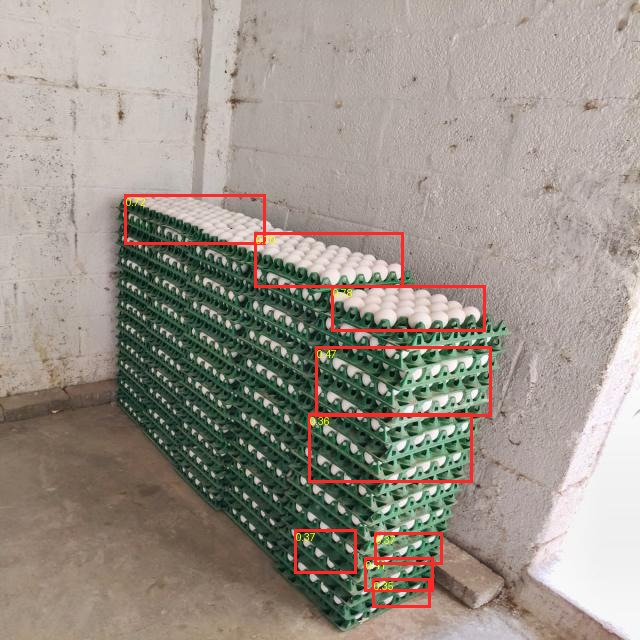
#> input picture accuracy-evaluation/detections/img01.jpg, 640 x 640 px
$ python -i stack_measurement.py   (imports and definitions only)   (older library calls are emulated)
#> lines starting #> are read from the running program, lines starting #| are printed output that depends on the picture
### backend/app/vision/layer_signal.py
from __future__ import annotations

from dataclasses import dataclass

import cv2
import numpy as np
from scipy.ndimage import gaussian_filter1d
from scipy.signal import find_peaks

from app.config import Settings


@dataclass(frozen=True)
class LayerCountResult:
    tray_count: int | None
    detected_layers: int
    inferred_internal_layers: int
    pitch_px: float | None
    periodicity_error: float
    peak_prominence_mean: float
    quality: float
    peak_positions: tuple[int, ...]
    signal: np.ndarray
    reason: str | None = None


def horizontal_structure_signal(rectified: np.ndarray, side_margin_fraction: float) -> np.ndarray:
    gray = cv2.cvtColor(rectified, cv2.COLOR_BGR2GRAY) if rectified.ndim == 3 else rectified
    blurred = cv2.GaussianBlur(gray, (3, 3), 0)
    sobel_y = cv2.Sobel(blurred, cv2.CV_32F, dx=0, dy=1, ksize=3)
    edges = np.abs(sobel_y)
    width = edges.shape[1]
    margin = min(width // 3, max(0, round(width * side_margin_fraction)))
    core = edges[:, margin : width - margin] if width - 2 * margin >= 8 else edges
    signal = np.mean(core, axis=1).astype(np.float64)
    signal = gaussian_filter1d(signal, sigma=1.2)
    median = float(np.median(signal))
    mad = float(np.median(np.abs(signal - median)))
    scale = max(1.4826 * mad, 1e-6)
    return (signal - median) / scale


# [98 lines left out: functions estimate_pitch, count_layers, not called in this run]

### backend/app/vision/stack_measurement.py
"""Local research candidate. No truth files, fixed stack count, or inventory certification."""

from __future__ import annotations

import cv2
import numpy as np
from scipy.ndimage import gaussian_filter1d
from scipy.signal import find_peaks

from app.vision.hybrid import HeightCalibration, HeightSample
from app.vision.layer_signal import horizontal_structure_signal
from app.vision.rectification import rectify_face


# [127 lines left out: functions calibrated_height_evidence, localize_stacks, rectify_native, not called in this run]


def _correlation(signal: np.ndarray) -> np.ndarray:
    centered = signal - np.mean(signal)
    result = np.correlate(centered, centered, "full")[len(signal) - 1 :]
    return result / result[0] if result[0] > 1e-9 else np.zeros_like(result)


def analyze_rims(
    image: np.ndarray, *, min_pitch: int = 6, max_pitch: int = 90, rf_centres: tuple[float, ...] = ()
) -> dict:
    """Rank bands rather than count both edges; preserve harmonic alternatives.

    Scores are diagnostic signal support, NEVER probabilities or calibrated fusion.
    White/dark bands are competing physical-feature interpretations, not additive.
    """
    if image.ndim not in (2, 3) or min(image.shape[:2]) < 8:
        raise ValueError("A nonempty rectified stack face is required")
    if min_pitch < 3 or max_pitch <= min_pitch:
        raise ValueError("Invalid pitch bounds")
    if any(not np.isfinite(y) or not 0 <= y < image.shape[0] for y in rf_centres):
        raise ValueError("RF centres must be in rectified image coordinates")
    gray = cv2.cvtColor(image, cv2.COLOR_BGR2GRAY) if image.ndim == 3 else image
    margin = max(1, image.shape[1] // 10)
    profile = gaussian_filter1d(gray[:, margin:-margin].mean(axis=1), 1.0)
    signed = gaussian_filter1d(cv2.Sobel(gray, cv2.CV_64F, 0, 1)[:, margin:-margin].mean(1), 1.0)
    absolute = horizontal_structure_signal(image, 0.1)
    ac, edge_ac = _correlation(profile), _correlation(absolute)
    upper = min(max_pitch, len(profile) // 3)
    seeds = set()
    for correlation in (ac, edge_ac):
        indices, _ = find_peaks(correlation)
        seeds.update(int(p) for p in indices if min_pitch <= p <= upper and correlation[p] > 0.08)
    prominence = max(2.0, float(np.std(profile)) * 0.4)
    bands = {}
    for polarity, values in [("bright", profile), ("dark", -profile)]:
        centres, properties = find_peaks(values, distance=3, prominence=prominence)
        bands[polarity] = (centres, properties["prominences"])
        if len(centres) > 2:
            seeds.add(round(float(np.median(np.diff(centres)))))
    pitches = sorted(
        {
            round(p * factor)
            for p in seeds
            for factor in (0.5, 1, 2)
            if min_pitch <= round(p * factor) <= upper
        }
    )
    candidates = []
    for pitch in pitches:
        for polarity, values in [("bright", profile), ("dark", -profile)]:
            raw, _ = bands[polarity]
            centres, props = find_peaks(values, distance=max(3, round(pitch * 0.55)), prominence=prominence)
            if len(centres) < 3:
                continue
            intervals = []
            # Each extremum has one rise/fall pair; no summing opposite polarities.
            direction = 1 if polarity == "bright" else -1
            for centre in centres:
                a, b = (
                    max(0, centre - round(pitch * 0.45)),
                    min(len(profile) - 1, centre + round(pitch * 0.45)),
                )
                left = a + int(np.argmax(direction * signed[a : centre + 1]))
                right = centre + int(np.argmax(-direction * signed[centre : b + 1]))
                intervals.append([int(left), int(right)])
            gaps = np.diff(centres)
            regularity = max(0.0, 1.0 - float(np.mean(np.abs(gaps / pitch - 1))))
            coverage = min(1.0, len(centres) * pitch / len(profile))
            explained = len(centres) / max(1, len(raw))
            paired = float(np.mean([a < c < b for (a, b), c in zip(intervals, centres, strict=True)]))
            # Product rejects half-pitch missing bands and double-pitch discarded bands.
            support = coverage * explained * regularity * paired
            rf_alignment = None
            if rf_centres:
                distances = np.abs(np.asarray(rf_centres)[:, None] - centres[None, :]).min(axis=1)
                rf_alignment = float(np.mean(distances <= pitch * 0.25))
            candidates.append(
                {
                    "pitch_px": pitch,
                    "feature": polarity,
                    "count": len(centres),
                    "centres": centres.tolist(),
                    "intervals": intervals,
                    "support": support,
                    "coverage": coverage,
                    "explained_bands": explained,
                    "regularity": regularity,
                    "edge_pair_fraction": paired,
                    "autocorrelation": float(ac[pitch]),
                    "edge_autocorrelation": float(edge_ac[pitch]),
                    "rf_alignment": rf_alignment,
                    "prominence_mean": float(np.mean(props["prominences"])),
                }
            )
    candidates.sort(key=lambda c: (-c["support"], -c["autocorrelation"], c["pitch_px"]))
    best = candidates[0] if candidates else None
    for index, candidate in enumerate(candidates):
        candidate["selection"] = "exploratory_best" if index == 0 else "retained_alternative"
    return {
        "best": best,
        "hypotheses": candidates,
        "physical_count": None,
        "eligible_count": None,
        "reason": "Band semantics, endpoint completeness and occupancy are unverified",
        "profile": profile.tolist(),
        "signed_sobel": signed.tolist(),
        "absolute_signal": absolute.tolist(),
        "autocorrelation": ac.tolist(),
        "edge_autocorrelation": edge_ac.tolist(),
        "local_spacings": {k: np.diff(v[0]).tolist() for k, v in bands.items()},
        "occupancy": "unknown",
        "height_count": None,
    }

>>> import cv2
>>> picture = cv2.imread('../../../accuracy-evaluation/detections/img01.jpg')
#> picture is the input picture: shape (640, 640, 3); mean B, G, R 137.4, 146.6, 154.5
>>> result = analyze_rims(picture)
#> in analyze_rims, `gray = cv2.cvtColor(image, cv2.COLOR_BGR2GRAY) if image.ndim == 3 else..`:
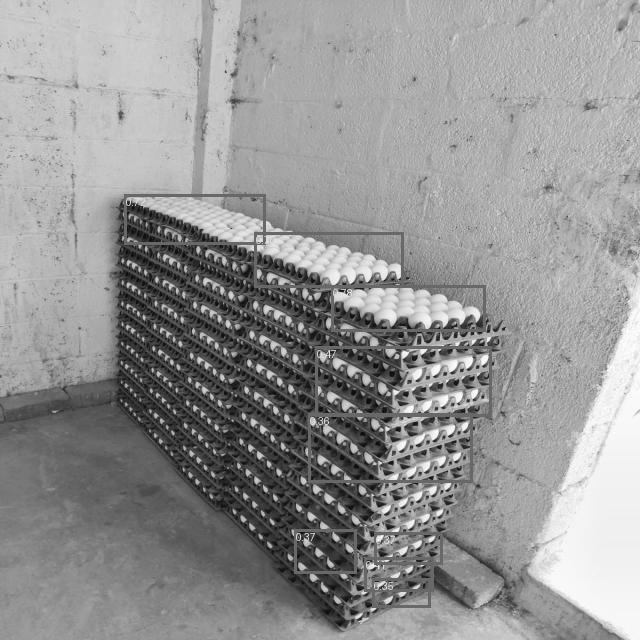
#> gray: shape (640, 640); min 4, max 255, mean 148
#> in analyze_rims, `profile = gaussian_filter1d(gray[:, margin:-margin].mean(axis=1), 1.0)`: profile = 640 values, max 181.5 at index 12, min 98.07 at index 386, mean 139.8
#> in analyze_rims, `signed = gaussian_filter1d(cv2.Sobel(gray, cv2.CV_64F, 0, 1)[:, margin..`: signed = 640 values, max 42.84 at index 197, min -47.9 at index 193, mean -0.231
#> in horizontal_structure_signal, `sobel_y = cv2.Sobel(blurred, cv2.CV_32F, dx=0, dy=1, ksize=3)`:
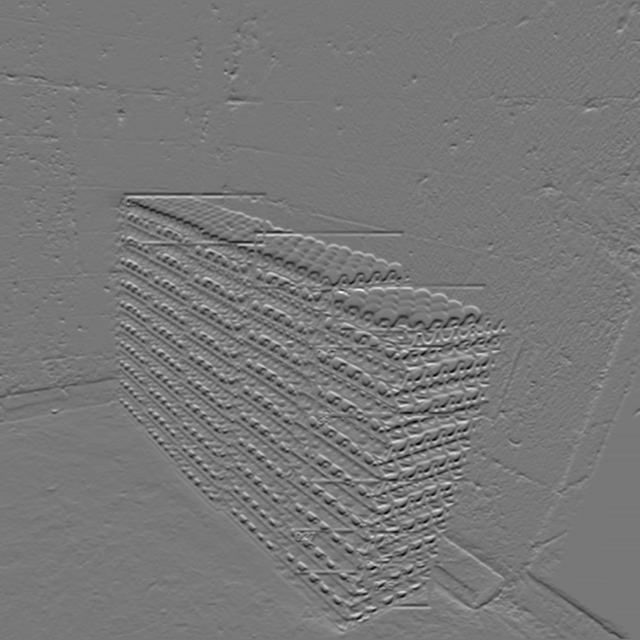
#> sobel_y: shape (640, 640) float32; min -514, max 576, mean -0.3; drawn with min black and max white
#> in horizontal_structure_signal, `edges = np.abs(sobel_y)`:
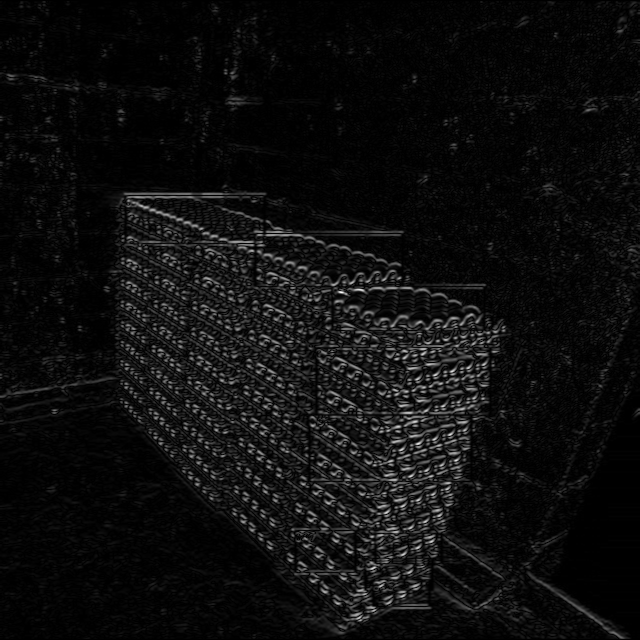
#> edges: shape (640, 640) float32; min 0, max 576, mean 32.5; drawn with min black and max white
#> in horizontal_structure_signal, `core = edges[:, margin : width - margin] if width - 2 * margin >= 8 el..`:
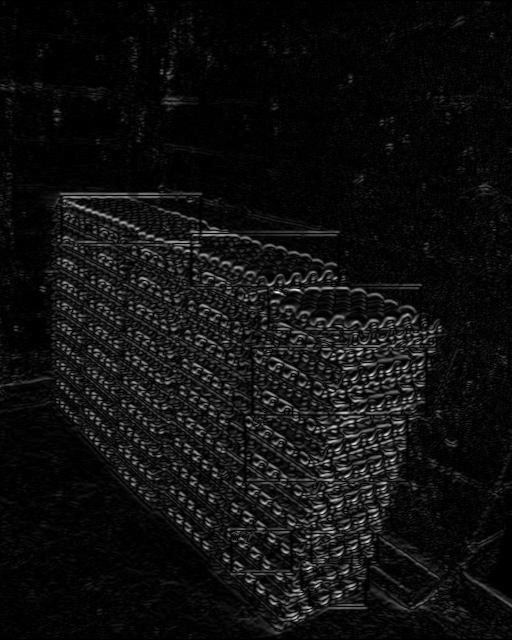
#> core: shape (640, 512) float32; min 0, max 576, mean 36.9; drawn with min black and max white
#> in horizontal_structure_signal, `signal = np.mean(core, axis=1).astype(np.float64)`: signal = 640 values, max 85.61 at index 288, min 0 at index 0, mean 36.88
#> in horizontal_structure_signal, `signal = gaussian_filter1d(signal, sigma=1.2)`: signal = 640 values, max 74.48 at index 288, min 2.97 at index 0, mean 36.88
#> in horizontal_structure_signal, `median = float(np.median(signal))`: median = 38.9
#> in horizontal_structure_signal, `mad = float(np.median(np.abs(signal - median)))`: mad = 21.01
#> in horizontal_structure_signal, `scale = max(1.4826 * mad, 1e-6)`: scale = 31.15
#> in analyze_rims, `absolute = horizontal_structure_signal(image, 0.1)`: absolute = 640 values, max 1.14 at index 288, min -1.15 at index 0, mean -0.0647
#> in _correlation, `centered = signal - np.mean(signal)`: centered = 640 values, max 41.68 at index 12, min -41.75 at index 386, mean 1.14e-14
#> in _correlation, `result = np.correlate(centered, centered, "full")[len(signal) - 1 :]`: result = 640 values, max 548306.4 at index 0, min -253233 at index 319, mean 428.4
#> in analyze_rims, `ac, edge_ac = _correlation(profile), _correlation(absolute)`: ac = 640 values, max 1 at index 0, min -0.462 at index 319, mean 0.000781; edge_ac = 640 values, max 1 at index 0, min -0.499 at index 275, mean 0.000781
#> in analyze_rims, `upper = min(max_pitch, len(profile) // 3)`: upper = 90
#> the loop in analyze_rims, `for correlation in (ac, edge_ac):` made 2 passes
#> indices on passes 1 to 2: [615], [300, 556, 568, 575, 592, 598, 610]
#> after the loop in analyze_rims, `for correlation in (ac, edge_ac):`: seeds = 0 items
#> in analyze_rims, `prominence = max(2.0, float(np.std(profile)) * 0.4)`: prominence = 11.71
#> the loop in analyze_rims, `for polarity, values in [("bright", profile), ("dark", -profile)]:` made 2 passes
#> (polarity, centres) on passes 1 to 2: ('bright', [199, 308, 369]), ('dark', [195, 286, 328, 386])
#> after the loop in analyze_rims, `for polarity, values in [("bright", profile), ("dark", -profile)]:`: bands = {'bright': ([199, 308, 369], [14.35, 21.42, 12.03]), 'dark': ([195, 286, 328, 386], [14.35, 21.42, 12.03, 63.11])}; seeds = 2 items
#> in analyze_rims, `pitches = sorted( { round(p * factor) for p in seeds for factor in (0...`: pitches = [29, 42, 58, 85]
#> the loop in analyze_rims, `for pitch in pitches:` made 4 passes
#> pitch on passes 1 to 4: 29, 42, 58, 85
#> after the loop in analyze_rims, `for pitch in pitches:`: candidates = 6 items
#> in analyze_rims, `best = candidates[0] if candidates else None`: best = 14 items
#> the loop in analyze_rims, `for index, candidate in enumerate(candidates):` made 6 passes
#> result = 13 items

$ run again, on accuracy-evaluation/detections/img02.jpg
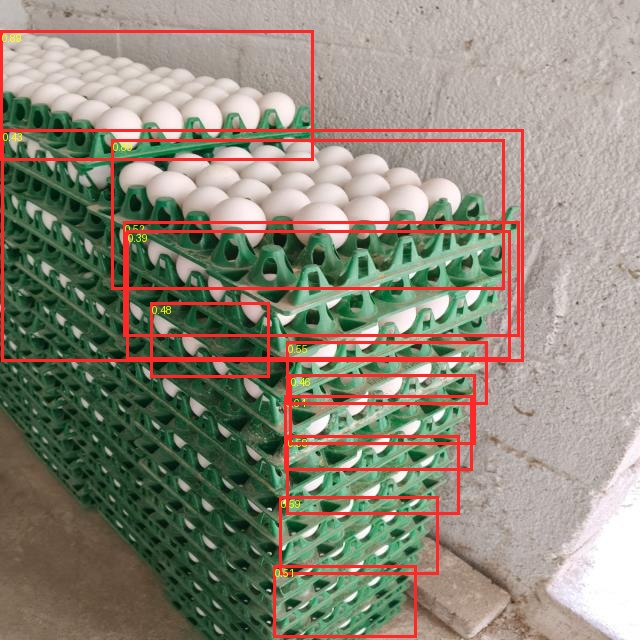
#> input picture accuracy-evaluation/detections/img02.jpg, 640 x 640 px
#> picture is the input picture: shape (640, 640, 3); mean B, G, R 121.5, 136.5, 141.8
#> in analyze_rims, `gray = cv2.cvtColor(image, cv2.COLOR_BGR2GRAY) if image.ndim == 3 else..`:
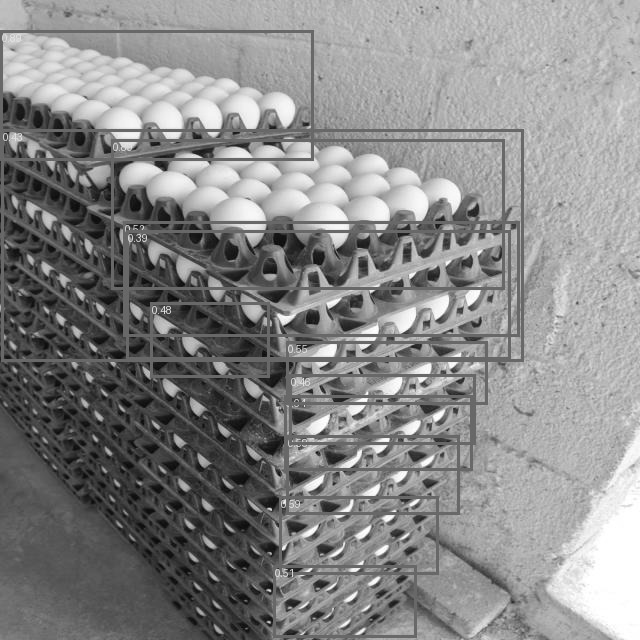
#> gray: shape (640, 640); min 5, max 255, mean 136.4
#> profile = 640 values, max 189.9 at index 106, min 99.86 at index 443, mean 133.5
#> signed = 640 values, max 97.98 at index 132, min -130.8 at index 128, mean -0.699
#> in horizontal_structure_signal, `core = edges[:, margin : width - margin] if width - 2 * margin >= 8 el..`:
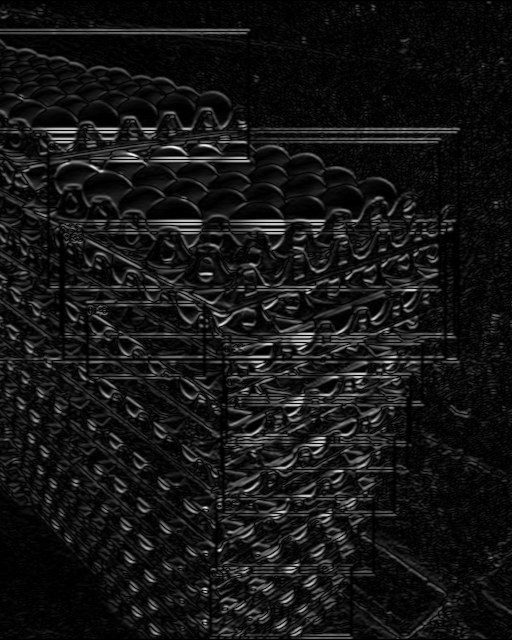
#> core: shape (640, 512) float32; min 0, max 540, mean 46.3; drawn with min black and max white
#> in horizontal_structure_signal, `signal = np.mean(core, axis=1).astype(np.float64)`: signal = 640 values, max 170.1 at index 128, min 0 at index 0, mean 46.26
#> in horizontal_structure_signal, `signal = gaussian_filter1d(signal, sigma=1.2)`: signal = 640 values, max 119.1 at index 129, min 4.69 at index 0, mean 46.26
#> median = 45.73
#> mad = 9.34
#> scale = 13.85
#> absolute = 640 values, max 5.29 at index 129, min -2.96 at index 0, mean 0.0381
#> centered = 640 values, max 56.45 at index 106, min -33.6 at index 443, mean -5.68e-15
#> in _correlation, `result = np.correlate(centered, centered, "full")[len(signal) - 1 :]`: result = 640 values, max 503706.1 at index 0, min -157630.1 at index 418, mean 393.5
#> ac = 640 values, max 1 at index 0, min -0.313 at index 418, mean 0.000781; edge_ac = 640 values, max 1 at index 0, min -0.236 at index 319, mean 0.000781
#> upper = 90
#> the loop in analyze_rims, `for correlation in (ac, edge_ac):` made 2 passes
#> after the loop in analyze_rims, `for correlation in (ac, edge_ac):`: seeds = 4 items
#> prominence = 11.22
#> the loop in analyze_rims, `for polarity, values in [("bright", profile), ("dark", -profile)]:` made 2 passes
#> polarity on passes 1 to 2: 'bright', 'dark'
#> after the loop in analyze_rims, `for polarity, values in [("bright", profile), ("dark", -profile)]:`: bands = 2 items; seeds = 6 items
#> pitches = [14, 16, 28, 29, 30, 33, 34, 41, 56, 58, 61, 66, 67, 82]
#> the loop in analyze_rims, `for pitch in pitches:` made 14 passes
#> pitch on passes 1 to 8: 14, 16, 28, 29, 30, 33, 34, 41
#> after the loop in analyze_rims, `for pitch in pitches:`: candidates = 28 items
#> best = 14 items
#> the loop in analyze_rims, `for index, candidate in enumerate(candidates):` made 28 passes
#> `result = analyze_rims(picture)`: result = 13 items

$ run again, on accuracy-evaluation/detections/img03.jpg
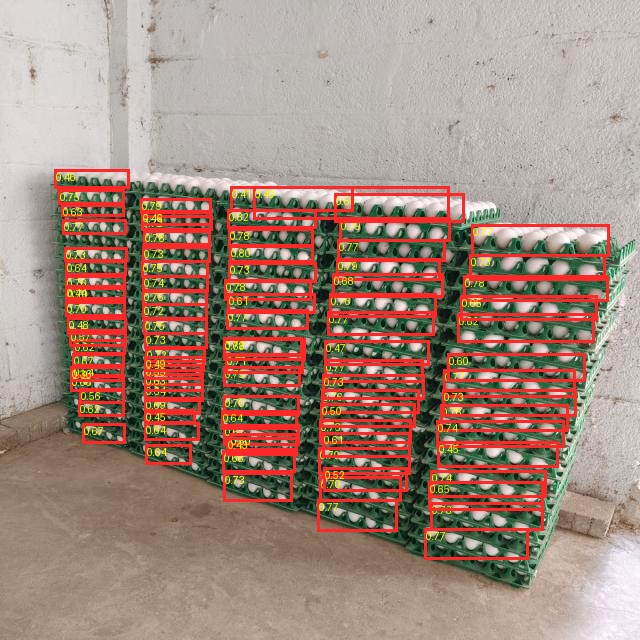
#> input picture accuracy-evaluation/detections/img03.jpg, 640 x 640 px
#> picture is the input picture: shape (640, 640, 3); mean B, G, R 124.3, 137, 161.7
#> in analyze_rims, `gray = cv2.cvtColor(image, cv2.COLOR_BGR2GRAY) if image.ndim == 3 else..`:
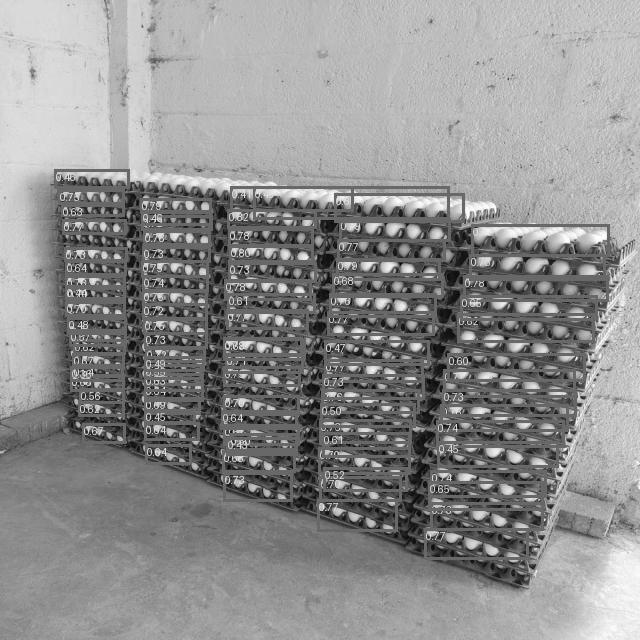
#> gray: shape (640, 640); min 0, max 255, mean 142.9
#> profile = 640 values, max 190.4 at index 38, min 84.34 at index 420, mean 134.9
#> signed = 640 values, max 74.15 at index 189, min -92.95 at index 185, mean -0.298
#> in horizontal_structure_signal, `core = edges[:, margin : width - margin] if width - 2 * margin >= 8 el..`:
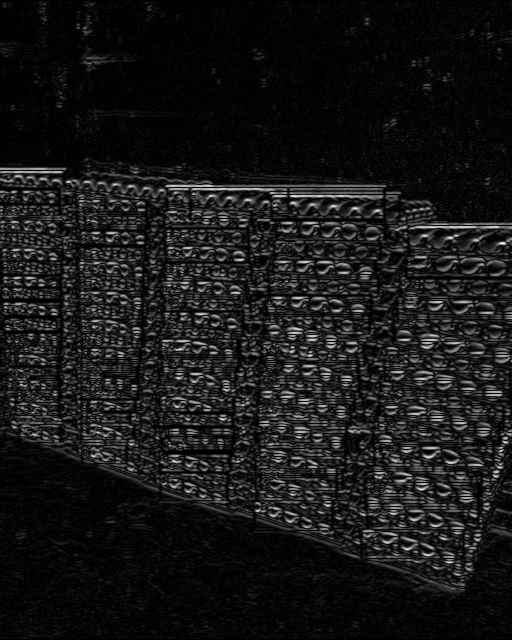
#> core: shape (640, 512) float32; min 0, max 493, mean 47; drawn with min black and max white
#> in horizontal_structure_signal, `signal = np.mean(core, axis=1).astype(np.float64)`: signal = 640 values, max 133.1 at index 189, min 0 at index 0, mean 46.98
#> in horizontal_structure_signal, `signal = gaussian_filter1d(signal, sigma=1.2)`: signal = 640 values, max 103.9 at index 226, min 3.22 at index 0, mean 46.98
#> median = 56.11
#> mad = 25.77
#> scale = 38.2
#> absolute = 640 values, max 1.25 at index 226, min -1.38 at index 0, mean -0.239
#> centered = 640 values, max 55.56 at index 38, min -50.53 at index 420, mean 1.71e-14
#> in _correlation, `result = np.correlate(centered, centered, "full")[len(signal) - 1 :]`: result = 640 values, max 902803.2 at index 0, min -383678.3 at index 323, mean 705.3
#> ac = 640 values, max 1 at index 0, min -0.425 at index 323, mean 0.000781; edge_ac = 640 values, max 1 at index 0, min -0.439 at index 296, mean 0.000781
#> upper = 90
#> the loop in analyze_rims, `for correlation in (ac, edge_ac):` made 2 passes
#> indices on passes 1 to 2: [335, 577], [190, 197, 229, 284, 290, 315, 517, 528]
#> after the loop in analyze_rims, `for correlation in (ac, edge_ac):`: seeds = 0 items
#> prominence = 15.02
#> the loop in analyze_rims, `for polarity, values in [("bright", profile), ("dark", -profile)]:` made 2 passes
#> (polarity, centres) on passes 1 to 2: ('bright', [191, 229, 265, 303, 375, 429]), ('dark', [187, 225, 245, 274, 333, 420, 435])
#> after the loop in analyze_rims, `for polarity, values in [("bright", profile), ("dark", -profile)]:`: bands = {'bright': ([191, 229, 265, 303, 375, 429], [23.78, 17.56, 21.74, 17.06, 15.62, 15.22]), 'dark': ([187, 225, 245, 274, 333, 420, 435], [23.78, 17.56, 21.74, 17.06, 15.62, 80.34, 15.22])}; seeds = 2 items
#> pitches = [17, 19, 34, 38, 68, 76]
#> the loop in analyze_rims, `for pitch in pitches:` made 6 passes
#> pitch on passes 1 to 6: 17, 19, 34, 38, 68, 76
#> after the loop in analyze_rims, `for pitch in pitches:`: candidates = 12 items
#> best = 14 items
#> the loop in analyze_rims, `for index, candidate in enumerate(candidates):` made 12 passes
#> `result = analyze_rims(picture)`: result = 13 items
